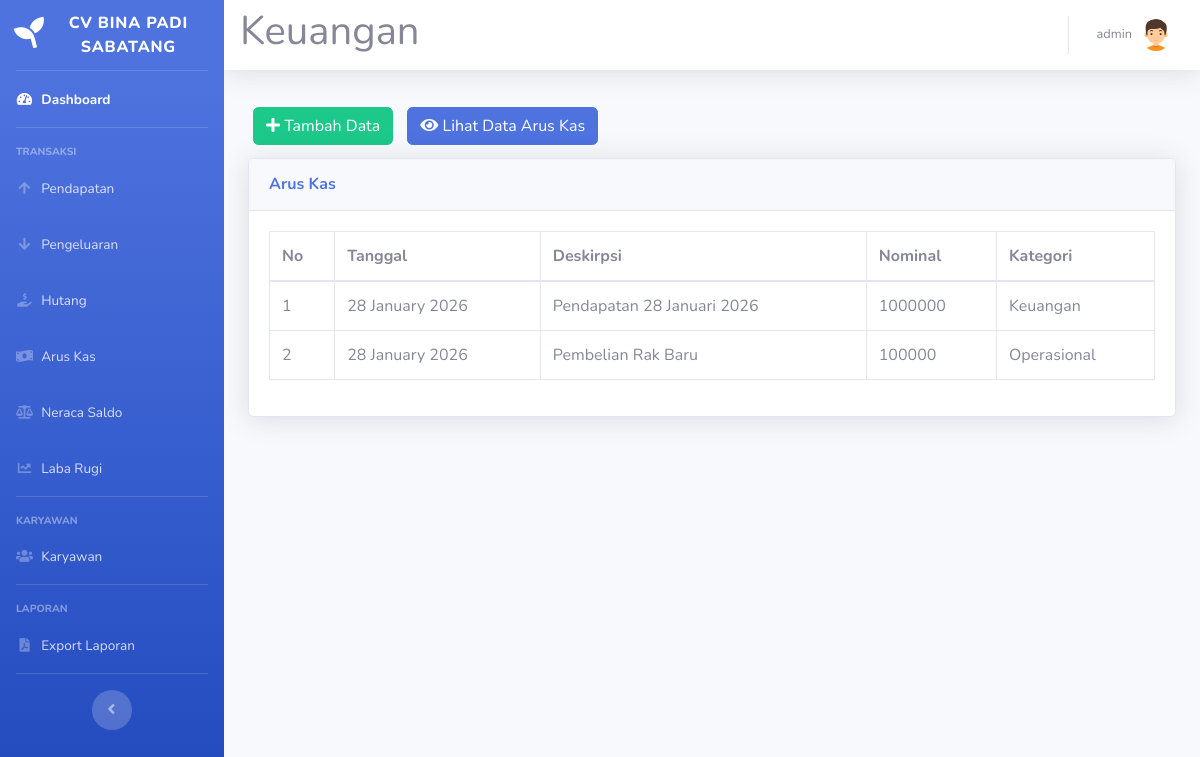
Page /arus-kas.php (signed in) on the earlier database version.
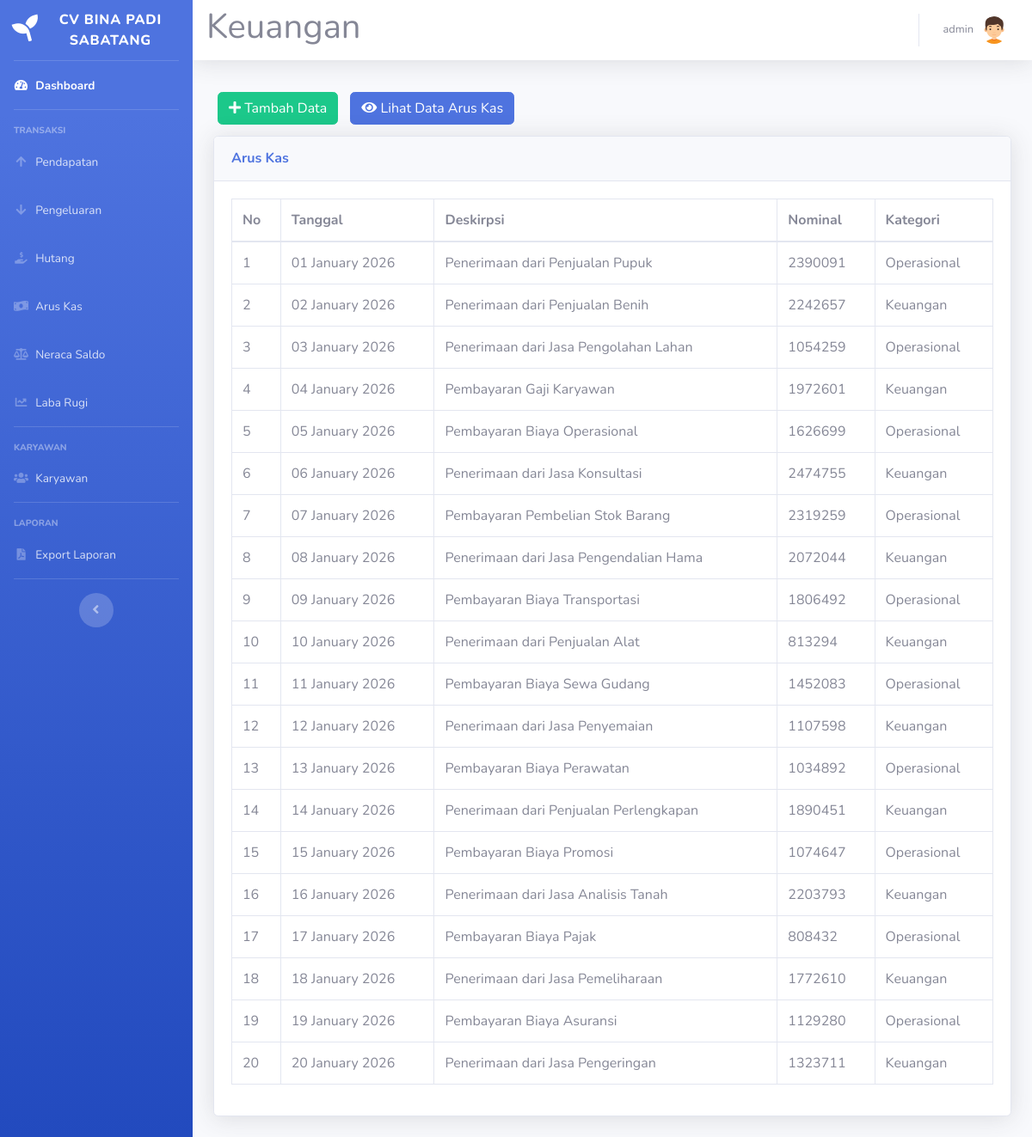
Same page on the later database version.
### tables this page shows
CREATE TABLE `arus_kas` (
  `id_arus_kas` int(11) NOT NULL,
  `tanggal` date DEFAULT NULL,
  `sumber` varchar(150) DEFAULT NULL,
  `jumlah` int(30) DEFAULT NULL,
  `kas_awal` bigint(20) DEFAULT 0,
  `status` int(5) DEFAULT NULL,
  `id_user` int(5) DEFAULT NULL
);

### arus-kas.php (the view, shortened to what this page needs)
<!DOCTYPE html>
<html lang="en">
<head>
    <link href="vendor/fontawesome-free/css/all.min.css" rel="stylesheet" type="text/css">
    <link href="css/sb-admin-2.min.css" rel="stylesheet">
</head>
<body id="page-top">
    <?php
    require 'koneksi.php';
    require('sidebar.php');
    ?>
    <div id="content">
        <?php require('navbar.php'); ?>
        <div class="container-fluid">
            <div class="row">
                <div class="col-12">
                    <div class="py-2">
                        <a href="arus-kas-tambah.php" class="btn btn-success" style="margin:5px"><i class="fa fa-plus"></i> Tambah Data</a>
                        <a href="arus-kas-lihat.php" class="btn btn-primary" style="margin:5px"><i class="fa fa-eye"></i> Lihat Data Arus Kas</a>
                    </div>
                    <div class="card shadow mb-4">
                        <div class="card-header py-3">
                            <h6 class="m-0 font-weight-bold text-primary">Arus Kas</h6>
                        </div>
                        <div class="card-body">
                            <div class="table-responsive">
                                <table class="table table-bordered" id="dataTable" width="100%" cellspacing="0">
                                    <thead>
                                        <tr>
                                            <th>No</th>
                                            <th>Tanggal</th>
                                            <th>Deskirpsi</th>
                                            <th>Nominal</th>
                                            <th>Kategori</th>
                                        </tr>
                                    </thead>
                                    <tbody>
                                        <?php
                                        $sql = "SELECT * FROM arus_kas";
                                        $result = $koneksi->query($sql);
                                        if ($result === FALSE) {
                                            echo "Error: " . $koneksi->error;
                                        } else {
                                            if ($result->num_rows > 0) {
                                                $no = 1;
                                                while ($row = $result->fetch_assoc()) {
                                                    echo "<tr>
                                                    <td>" . $no . "</td>
                                                    <td>" . date('d F Y', strtotime($row['tanggal'])) . "</td>
                                                    <td>" . $row['sumber'] . "</td>
                                                    <td>" . $row['jumlah'] . "</td>
                                                    <td>";
                                                    if ($row['status'] == 2) {
                                                        echo "Keuangan";
                                                    } elseif ($row['status'] == 1) {
                                                        echo "Operasional";
                                                    } else {
                                                        echo "Tidak valid";
                                                    }
                                                    echo "</td>
                                                </tr>";
                                                    $no++;
                                                }
                                            } else {
                                                echo "<tr><td colspan='5'>Tidak ada data</td></tr>";
                                            }
                                        }
                                        ?>
                                    </tbody>
                                </table>
                            </div>
                        </div>
                    </div>
                </div>
            </div>
        </div>
    </div>
</body>
</html>

Differences in the rows shown:
removed arus_kas: tanggal "28 January 2026", sumber "Pendapatan 28 Januari 2026", jumlah "1000000", status "Keuangan"
removed arus_kas: tanggal "28 January 2026", sumber "Pembelian Rak Baru", jumlah "100000", status "Operasional"
added arus_kas: tanggal "01 January 2026", sumber "Penerimaan dari Penjualan Pupuk", jumlah "2390091", status "Operasional"
added arus_kas: tanggal "02 January 2026", sumber "Penerimaan dari Penjualan Benih", jumlah "2242657", status "Keuangan"
added arus_kas: tanggal "03 January 2026", sumber "Penerimaan dari Jasa Pengolahan Lahan", jumlah "1054259", status "Operasional"
added arus_kas: tanggal "04 January 2026", sumber "Pembayaran Gaji Karyawan", jumlah "1972601", status "Keuangan"
added arus_kas: tanggal "05 January 2026", sumber "Pembayaran Biaya Operasional", jumlah "1626699", status "Operasional"
added arus_kas: tanggal "06 January 2026", sumber "Penerimaan dari Jasa Konsultasi", jumlah "2474755", status "Keuangan"
added arus_kas: tanggal "07 January 2026", sumber "Pembayaran Pembelian Stok Barang", jumlah "2319259", status "Operasional"
added arus_kas: tanggal "08 January 2026", sumber "Penerimaan dari Jasa Pengendalian Hama", jumlah "2072044", status "Keuangan"
added arus_kas: tanggal "09 January 2026", sumber "Pembayaran Biaya Transportasi", jumlah "1806492", status "Operasional"
added arus_kas: tanggal "10 January 2026", sumber "Penerimaan dari Penjualan Alat", jumlah "813294", status "Keuangan"
added arus_kas: tanggal "11 January 2026", sumber "Pembayaran Biaya Sewa Gudang", jumlah "1452083", status "Operasional"
added arus_kas: tanggal "12 January 2026", sumber "Penerimaan dari Jasa Penyemaian", jumlah "1107598", status "Keuangan"
added arus_kas: tanggal "13 January 2026", sumber "Pembayaran Biaya Perawatan", jumlah "1034892", status "Operasional"
added arus_kas: tanggal "14 January 2026", sumber "Penerimaan dari Penjualan Perlengkapan", jumlah "1890451", status "Keuangan"
added arus_kas: tanggal "15 January 2026", sumber "Pembayaran Biaya Promosi", jumlah "1074647", status "Operasional"
added arus_kas: tanggal "16 January 2026", sumber "Penerimaan dari Jasa Analisis Tanah", jumlah "2203793", status "Keuangan"
added arus_kas: tanggal "17 January 2026", sumber "Pembayaran Biaya Pajak", jumlah "808432", status "Operasional"
added arus_kas: tanggal "18 January 2026", sumber "Penerimaan dari Jasa Pemeliharaan", jumlah "1772610", status "Keuangan"
added arus_kas: tanggal "19 January 2026", sumber "Pembayaran Biaya Asuransi", jumlah "1129280", status "Operasional"
added arus_kas: tanggal "20 January 2026", sumber "Penerimaan dari Jasa Pengeringan", jumlah "1323711", status "Keuangan"
